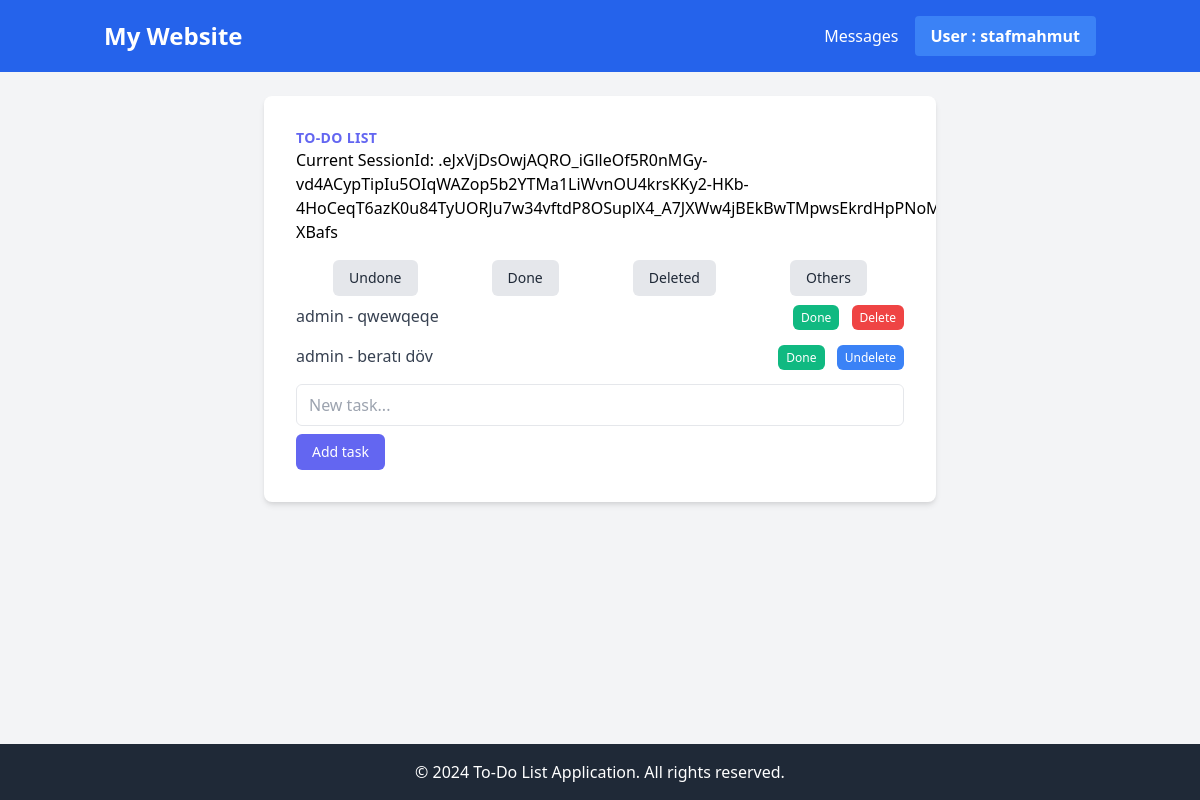
The app's page /todolist/?filter=other (signed in) with its own data.
### todoList/models.py (models this page shows, shortened)
class UsersTodoList(models.Model):
    user = models.ForeignKey(User, on_delete=models.CASCADE,null=True, blank=True)
    sessionKey = models.TextField()
    taskName = models.CharField(max_length=100)
    isDone = models.BooleanField(default=False)
    updatedDate = models.DateTimeField(auto_now=True)
    isDeleted = models.BooleanField(default=False)

### todoList/views.py (the view, shortened to what this page needs)
# urls.py: path('todolist/', include('todoList.urls')),
def todoList(request):
    session_key = request.session.session_key
    if(not session_key):
        request.session.create()
        session_key = request.session.session_key
    if request.user.is_authenticated:
        myUser = request.user
        pageFilter = request.GET.get('filter')
        if pageFilter:
            if pageFilter.lower() == 'undone':
                taskList = UsersTodoList.objects.filter(user=myUser, isDeleted=False, isDone=False).order_by('updatedDate','id')
            elif pageFilter.lower() == 'done':
                taskList = UsersTodoList.objects.filter(user=myUser, isDeleted=False, isDone=True).order_by('updatedDate','id')
            elif pageFilter.lower() == 'deleted':
                taskList = UsersTodoList.objects.filter(user=myUser, isDeleted=True).order_by('updatedDate','id')
            elif pageFilter.lower() == 'other' and myUser.is_staff:
                taskList = UsersTodoList.objects.all().exclude(user=myUser).order_by('updatedDate','id')
            else:
                return redirect('todoList:index')
        else:
            taskList = UsersTodoList.objects.filter(user=myUser,isDeleted=False).order_by('isDone','updatedDate','id')
    daysKeep = 3
    past_date_before_daysKeep = timezone.now() - timedelta(days = daysKeep)
    filteredList = [i for i in taskList if (i.isDone and i.updatedDate >= past_date_before_daysKeep) or not i.isDone ]
    """ filteredList = []
    for i in taskList:
        if (i.isDone  and i.updatedDate >= past_date_before_daysKeep) or not i.isDone:
            filteredList.append(i)
         """
    data = {
        'filteredList':filteredList,
        'sessionId':session_key,
    }
    return render(request, 'todoList/todoList.html',data)

### templates/todoList/todoList.html (shortened to what this page needs)
{% extends 'todoList/base.html' %}
{% block mainContent%}
  <main class="flex-grow p-6">
    <div class="max-w-md mx-auto bg-white rounded-lg shadow-md overflow-hidden md:max-w-2xl">
        <div class="md:flex">
            <div class="p-8 w-full">
                <div class="uppercase tracking-wide text-sm text-indigo-500 font-semibold">To-Do List</div>
                <h2>Current SessionId: {{sessionId}}</h2>
                <div class="mt-4 flex justify-around">
                    <a href="{%url 'todoList:index' %}?filter=undone" class="px-4 py-2 bg-gray-200 text-gray-800 text-sm font-medium rounded-md hover:bg-gray-300">Undone</a>
                    <a href="{%url 'todoList:index' %}?filter=done" class="px-4 py-2 bg-gray-200 text-gray-800 text-sm font-medium rounded-md hover:bg-gray-300">Done</a>
                    <a href="{%url 'todoList:index' %}?filter=deleted" class="px-4 py-2 bg-gray-200 text-gray-800 text-sm font-medium rounded-md hover:bg-gray-300">Deleted</a>
                    {% if user.is_staff%}
                    <a href="{%url 'todoList:index' %}?filter=other" class="px-4 py-2 bg-gray-200 text-gray-800 text-sm font-medium rounded-md hover:bg-gray-300">Others</a>
                    {% endif %}
                </div>
                <div class="mt-2">
                    <ul class="space-y-4">
                        {% for task in filteredList%}
                        <li class="flex items-center justify-between">
                            {% if task.isDone %}
                            <span class="text-gray-700"> {% if task.user.id != user.id %}    {{task.user}} - {% endif%} <strike>{{task.taskName}}</strike></span>
                            {% else  %}
                            <span class="text-gray-700"> {% if task.user.id != user.id %}    {{task.user}} -  {% endif%} {{task.taskName}}</span>
                            {% endif %}
                            <div>
                                {% if task.isDone %}
                                <a href="{% url 'todoList:update' task.id%}" class="px-2 py-1 bg-yellow-500 text-white text-xs font-medium rounded-md hover:bg-yellow-700">Undone</a>
                                {% else  %}
                                <a href="{% url 'todoList:update' task.id%}" class="px-2 py-1 bg-green-500 text-white text-xs font-medium rounded-md hover:bg-green-700">Done</a>
                                {% endif %}
                                {% if task.isDeleted and not user.is_staff %}
                                <button type='button' class="px-2 py-1  text-xs font-medium rounded-md ml-2 cursor-not-allowed" disabled>Already Deleted</button>
                                {% elif task.isDeleted and user.is_staff%}
                                <a href= "{% url 'todoList:delete' task.id%}" class="px-2 py-1 bg-blue-500 text-white text-xs font-medium rounded-md hover:bg-blue-700 ml-2" >Undelete</a>
                                {% else %}
                                <a href= "{% url 'todoList:delete' task.id%}" class="px-2 py-1 bg-red-500 text-white text-xs font-medium rounded-md hover:bg-red-700 ml-2" >Delete</a>
                                {% endif %}
                            </div>
                        </li>
                        {% endfor %}
                    </ul>
                </div>
                <div class="mt-4">
                    <form method='POST'>
                        <input type="text" name='taskSubject' placeholder="New task..." class="px-3 py-2 border rounded-md w-full mb-2">
                        <input type="submit" class="px-4 py-2 bg-indigo-500 text-white text-sm font-medium rounded-md hover:bg-indigo-700" value='Add task'>
                    </form>
                </div>
            </div>
        </div>
    </div>
</main>
{% endblock mainContent%}

### templates/home/components/header.html (shortened to what this page needs)
<header class="bg-blue-600 text-white py-4">
    <div class="container mx-auto px-4 flex justify-between items-center">
        <a href="{% url 'home:home'%}" class="text-2xl font-bold">My Website</a>
        <nav class="flex space-x-4 items-center">
            <div class="relative">
                <ul>
                    {% if user.is_staff%}
                    <li><a href="{%url 'contactUs:contactList' %}">Messages</a></li>
                    {% endif%}
                </ul>
            </div>
            <div class="relative">
                <button id="userMenuButton" class="bg-blue-500 hover:bg-blue-700 text-white font-bold py-2 px-4 rounded inline-flex items-center">
                    <span>User {% if user.is_authenticated %}: {{user.username}} {%endif%}</span>
                </button>
            </div>
        </nav>
    </div>
</header>

### records on screen
UsersTodoList: user "admin", taskName "qwewqeqe", isDone "Done", isDeleted "Delete"
UsersTodoList: user "admin", taskName "beratı döv", isDone "Done", isDeleted "Undelete"

### other values on screen
{{ user.username }} "stafmahmut"
